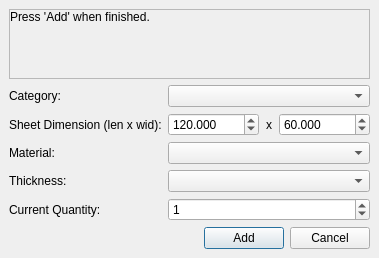
<?xml version="1.0" encoding="UTF-8"?>
<ui version="4.0">
 <class>Form</class>
 <widget class="QDialog" name="Form">
  <property name="geometry">
   <rect>
    <x>0</x>
    <y>0</y>
    <width>362</width>
    <height>256</height>
   </rect>
  </property>
  <property name="windowTitle">
   <string>Form</string>
  </property>
  <layout class="QHBoxLayout" name="horizontalLayout">
   <property name="spacing">
    <number>0</number>
   </property>
   <property name="leftMargin">
    <number>0</number>
   </property>
   <property name="topMargin">
    <number>0</number>
   </property>
   <property name="rightMargin">
    <number>0</number>
   </property>
   <property name="bottomMargin">
    <number>0</number>
   </property>
   <item>
    <widget class="QWidget" name="widget" native="true">
     <property name="contextMenuPolicy">
      <enum>Qt::ActionsContextMenu</enum>
     </property>
     <property name="autoFillBackground">
      <bool>false</bool>
     </property>
     <property name="styleSheet">
      <string notr="true"/>
     </property>
     <layout class="QVBoxLayout" name="verticalLayout_3" stretch="0">
      <property name="leftMargin">
       <number>0</number>
      </property>
      <property name="topMargin">
       <number>0</number>
      </property>
      <property name="rightMargin">
       <number>0</number>
      </property>
      <property name="bottomMargin">
       <number>0</number>
      </property>
      <item>
       <layout class="QVBoxLayout" name="verticalLayout">
        <property name="leftMargin">
         <number>9</number>
        </property>
        <property name="topMargin">
         <number>9</number>
        </property>
        <property name="rightMargin">
         <number>9</number>
        </property>
        <property name="bottomMargin">
         <number>9</number>
        </property>
        <item>
         <layout class="QHBoxLayout" name="horizontalLayout_4" stretch="0">
          <item>
           <widget class="QScrollArea" name="scrollArea">
            <property name="widgetResizable">
             <bool>true</bool>
            </property>
            <widget class="QWidget" name="scrollAreaWidgetContents">
             <property name="geometry">
              <rect>
               <x>0</x>
               <y>0</y>
               <width>340</width>
               <height>69</height>
              </rect>
             </property>
             <layout class="QVBoxLayout" name="verticalLayout_4">
              <property name="spacing">
               <number>0</number>
              </property>
              <property name="leftMargin">
               <number>0</number>
              </property>
              <property name="topMargin">
               <number>0</number>
              </property>
              <property name="rightMargin">
               <number>0</number>
              </property>
              <property name="bottomMargin">
               <number>0</number>
              </property>
              <item>
               <widget class="QLabel" name="lblMessage">
                <property name="sizePolicy">
                 <sizepolicy hsizetype="Preferred" vsizetype="Minimum">
                  <horstretch>0</horstretch>
                  <verstretch>0</verstretch>
                 </sizepolicy>
                </property>
                <property name="text">
                 <string>Press 'Add' when finished.</string>
                </property>
                <property name="alignment">
                 <set>Qt::AlignLeading|Qt::AlignLeft|Qt::AlignTop</set>
                </property>
                <property name="wordWrap">
                 <bool>true</bool>
                </property>
               </widget>
              </item>
             </layout>
            </widget>
           </widget>
          </item>
         </layout>
        </item>
        <item>
         <layout class="QGridLayout" name="gridLayout" columnstretch="1,0">
          <item row="3" column="0">
           <widget class="QLabel" name="label_10">
            <property name="text">
             <string>Thickness:</string>
            </property>
            <property name="buddy">
             <cstring>comboBox_thickness</cstring>
            </property>
           </widget>
          </item>
          <item row="2" column="0">
           <widget class="QLabel" name="label_6">
            <property name="text">
             <string>Material:</string>
            </property>
            <property name="buddy">
             <cstring>lineEdit_material</cstring>
            </property>
           </widget>
          </item>
          <item row="2" column="1">
           <widget class="QComboBox" name="lineEdit_material">
            <property name="editable">
             <bool>false</bool>
            </property>
           </widget>
          </item>
          <item row="1" column="0">
           <widget class="QLabel" name="label">
            <property name="text">
             <string>Sheet Dimension (len x wid):</string>
            </property>
            <property name="alignment">
             <set>Qt::AlignLeading|Qt::AlignLeft|Qt::AlignVCenter</set>
            </property>
            <property name="buddy">
             <cstring>doubleSpinBox_length</cstring>
            </property>
           </widget>
          </item>
          <item row="3" column="1">
           <widget class="QComboBox" name="comboBox_thickness">
            <property name="editable">
             <bool>false</bool>
            </property>
           </widget>
          </item>
          <item row="4" column="0">
           <widget class="QLabel" name="label_7">
            <property name="text">
             <string>Current Quantity:</string>
            </property>
            <property name="buddy">
             <cstring>spinBox_current_quantity</cstring>
            </property>
           </widget>
          </item>
          <item row="1" column="1">
           <layout class="QHBoxLayout" name="horizontalLayout_2">
            <property name="spacing">
             <number>0</number>
            </property>
            <item>
             <widget class="QDoubleSpinBox" name="doubleSpinBox_length">
              <property name="decimals">
               <number>3</number>
              </property>
              <property name="maximum">
               <double>9999999.000000000000000</double>
              </property>
              <property name="value">
               <double>120.000000000000000</double>
              </property>
             </widget>
            </item>
            <item>
             <widget class="QLabel" name="label_2">
              <property name="minimumSize">
               <size>
                <width>20</width>
                <height>0</height>
               </size>
              </property>
              <property name="maximumSize">
               <size>
                <width>20</width>
                <height>16777215</height>
               </size>
              </property>
              <property name="text">
               <string>x</string>
              </property>
              <property name="alignment">
               <set>Qt::AlignCenter</set>
              </property>
             </widget>
            </item>
            <item>
             <widget class="QDoubleSpinBox" name="doubleSpinBox_width">
              <property name="decimals">
               <number>3</number>
              </property>
              <property name="maximum">
               <double>9999999.000000000000000</double>
              </property>
              <property name="value">
               <double>60.000000000000000</double>
              </property>
             </widget>
            </item>
           </layout>
          </item>
          <item row="0" column="0">
           <widget class="QLabel" name="label_3">
            <property name="text">
             <string>Category:</string>
            </property>
            <property name="buddy">
             <cstring>comboBox_categories</cstring>
            </property>
           </widget>
          </item>
          <item row="0" column="1">
           <widget class="QComboBox" name="comboBox_categories"/>
          </item>
          <item row="4" column="1">
           <widget class="QDoubleSpinBox" name="spinBox_current_quantity">
            <property name="specialValueText">
             <string/>
            </property>
            <property name="accelerated">
             <bool>true</bool>
            </property>
            <property name="decimals">
             <number>0</number>
            </property>
            <property name="maximum">
             <double>9999999.000000000000000</double>
            </property>
            <property name="value">
             <double>1.000000000000000</double>
            </property>
           </widget>
          </item>
         </layout>
        </item>
        <item>
         <layout class="QHBoxLayout" name="buttonsLayout">
          <item>
           <spacer name="horizontalSpacer">
            <property name="orientation">
             <enum>Qt::Horizontal</enum>
            </property>
            <property name="sizeHint" stdset="0">
             <size>
              <width>40</width>
              <height>20</height>
             </size>
            </property>
           </spacer>
          </item>
          <item>
           <widget class="QPushButton" name="pushButton_add">
            <property name="maximumSize">
             <size>
              <width>16777215</width>
              <height>16777215</height>
             </size>
            </property>
            <property name="text">
             <string>Add</string>
            </property>
           </widget>
          </item>
          <item>
           <widget class="QPushButton" name="pushButton_cancel">
            <property name="maximumSize">
             <size>
              <width>16777215</width>
              <height>16777215</height>
             </size>
            </property>
            <property name="text">
             <string>Cancel</string>
            </property>
           </widget>
          </item>
         </layout>
        </item>
       </layout>
      </item>
     </layout>
    </widget>
   </item>
  </layout>
 </widget>
 <tabstops>
  <tabstop>comboBox_categories</tabstop>
  <tabstop>doubleSpinBox_length</tabstop>
  <tabstop>doubleSpinBox_width</tabstop>
  <tabstop>lineEdit_material</tabstop>
  <tabstop>comboBox_thickness</tabstop>
  <tabstop>spinBox_current_quantity</tabstop>
  <tabstop>pushButton_add</tabstop>
  <tabstop>pushButton_cancel</tabstop>
  <tabstop>scrollArea</tabstop>
 </tabstops>
 <resources/>
 <connections/>
</ui>
